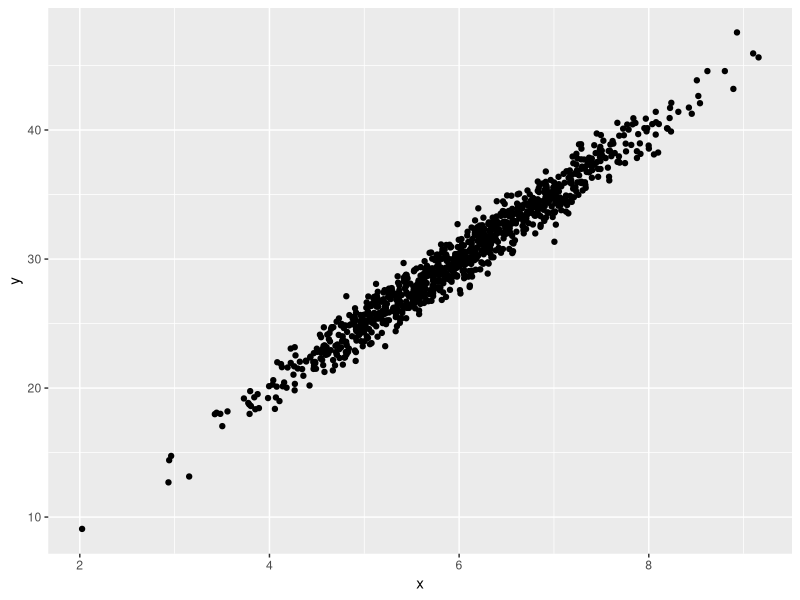
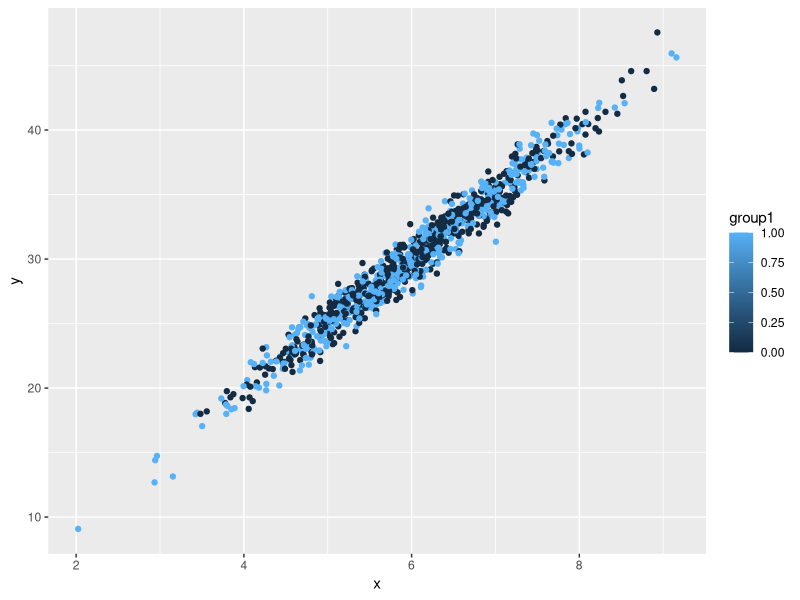
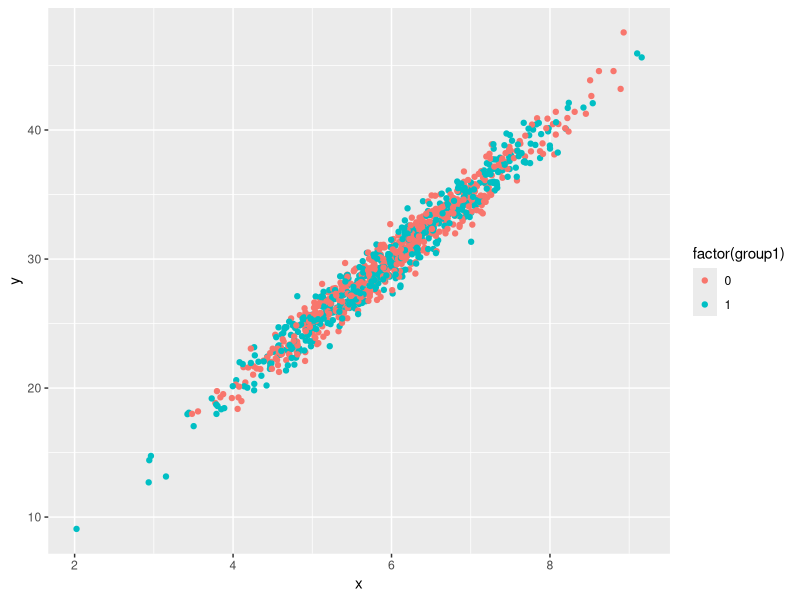
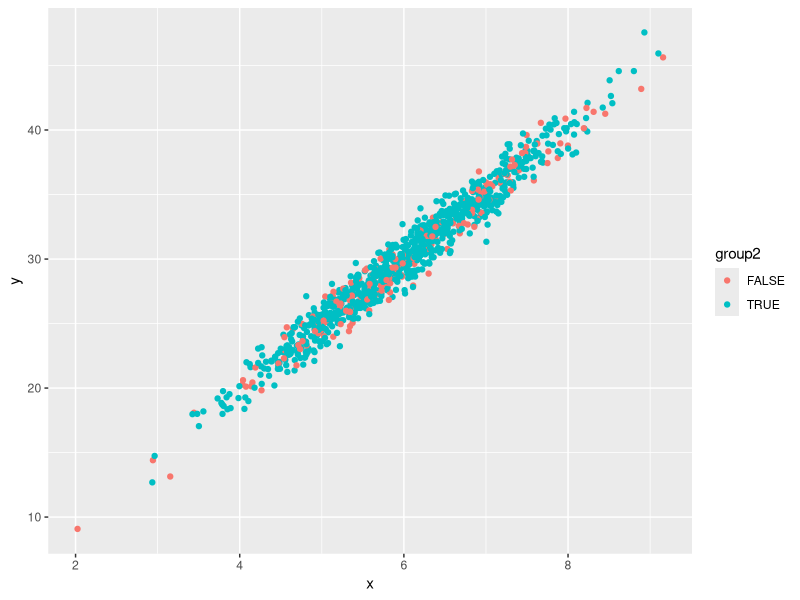

The R script that drew these images, in order: (Note: this script raises an error after producing the figures.)
## ---- chunk 1
library(knitr)
opts_chunk$set(echo=TRUE, prompt=FALSE, message=FALSE, warning=FALSE, comment="", results='hide')
opts_knit$set(error=TRUE)
## ---- chunk 2
library(ggplot2)
set.seed(20141016)
data = data.frame(x = rnorm(1000, mean=6))
data$group1 = rbinom(n = 1000, size =1 , prob =0.5)
data$y = data$x * 5 + rnorm(1000)
data$group2 = runif(1000) > 0.2
## ---- chunk 3
g = ggplot(data, aes(x = x, y=y)) + geom_point()
## ---- chunk 4
g
## ---- chunk 5
g + aes(colour = group1)
g + aes(colour = factor(group1))
g + aes(colour = group2)
## ---- chunk 6
data$newcol = rbinom(n = nrow(data), size=2, prob = 0.5)
g + aes(colour=factor(newcol))
## ---- chunk 7
g2 = ggplot(data, aes(x = x, y=y)) + geom_point()
g2 + aes(colour=factor(newcol))
## ---- chunk 8
g2 + geom_smooth()
## ---- chunk 9
g2 + geom_smooth(se = FALSE)
## ---- chunk 10
g + facet_wrap(~ group1)
g + facet_wrap(~ group2)
g + facet_wrap(group2 ~ group1)
g + facet_wrap( ~ group2 + group1)
g + facet_grid(group2 ~ group1)
## ---- chunk 11
library(MASS)
library(nlme)

### set number of individuals
n <- 200

### average intercept and slope
beta0 <- 1.0
beta1 <- 6.0

### true autocorrelation
ar.val <- .4

### true error SD, intercept SD, slope SD, and intercept-slope cor
sigma <- 1.5
tau0  <- 2.5
tau1  <- 2.0
tau01 <- 0.3

### maximum number of possible observations
m <- 10

### simulate number of observations for each individual
p <- round(runif(n,4,m))

### simulate observation moments (assume everybody has 1st obs)
obs <- unlist(sapply(p, function(x) c(1, sort(sample(2:m, x-1, replace=FALSE)))))

### set up data frame
dat <- data.frame(id=rep(1:n, times=p), obs=obs)

### simulate (correlated) random effects for intercepts and slopes
mu  <- c(0,0)
S   <- matrix(c(1, tau01, tau01, 1), nrow=2)
tau <- c(tau0, tau1)
S   <- diag(tau) %*% S %*% diag(tau)
U   <- mvrnorm(n, mu=mu, Sigma=S)

### simulate AR(1) errors and then the actual outcomes
dat$eij <- unlist(sapply(p, function(x) arima.sim(model=list(ar=ar.val), n=x) * sqrt(1-ar.val^2) * sigma))
dat$yij <- (beta0 + rep(U[,1], times=p)) + (beta1 + rep(U[,2], times=p)) * log(dat$obs) + dat$eij
## ---- chunk 12
library(plyr)
dat = ddply(dat, .(id), function(x){
  x$alpha = ifelse(runif(n = 1) > 0.9, 1, 0.1)
  x$grouper = factor(rbinom(n=1, size =3 ,prob=0.5), levels=0:3)
  x
})
tspag = ggplot(dat, aes(x=obs, y=yij)) + 
  geom_line() + guides(colour=FALSE) + xlab("Observation Time Point") +
  ylab("Y")
spag = tspag + aes(colour = factor(id))
spag
## ---- chunk 13
bwspag = tspag + aes(alpha=alpha, group=factor(id)) + guides(alpha=FALSE)
bwspag
## ---- chunk 14
spag + facet_wrap(~ grouper)
## ---- chunk 15
sspag = spag + geom_smooth(se=FALSE, colour="black", size=2)
sspag
sspag + facet_wrap(~ grouper)
bwspag + facet_wrap(~ grouper)
## ---- chunk 16
bwspag + facet_wrap(~ grouper) + geom_smooth(se=FALSE, colour="red")
## ---- chunk 17
bwspag + facet_wrap(~ grouper) + 
  geom_smooth(aes(group=1), se=FALSE, colour="red", size =2)
## ---- chunk 18
pdf(tempfile())
print({g1 = g + aes(colour = group1)})
print({g1fac = g + aes(colour = factor(group1))})
print({g2 = g + aes(colour = group2)})
dev.off()
png(tempfile(), res = 300, height =7, width= 7, units = "in")
print(g2)
dev.off()
